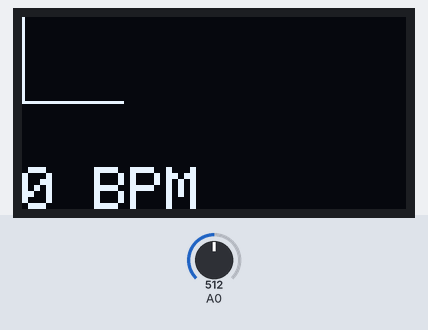
A sketch run on a simulated Arduino Uno, built with avr-gcc and run on an emulated ATmega328P. Shown: 128×64 one-colour display. Inputs (shaded band) come from the test bench; at power-on: A0 = 512. Random numbers use the default seed unless the sketch sets one.

Above: at 1.2 s.
1.3 s: A0 set to 122
At 2.6 s:
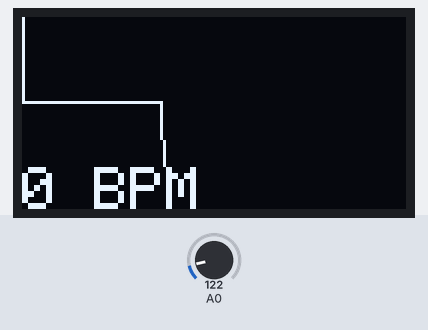
4.3 s: A0 set to 306
At 4.48 s:
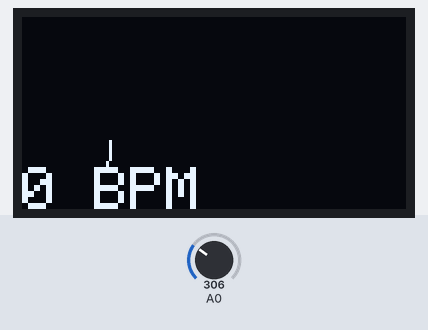
5.8 s: A0 set to 118
At 6.7 s:
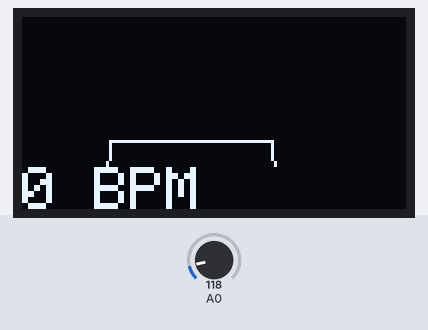
Timing chart, 0 to 8.8 s (numbered marks = the images above; inputs shaded):
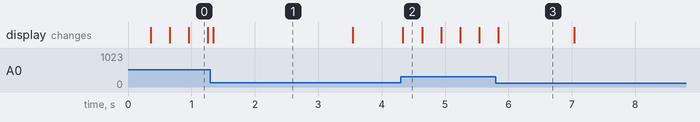

Measured:
- after the input at 4.3 s, the display: changes at once (image 2)
- what the display in image 1 shows lasts 2.2 s, from 1.3 s to 3.5 s
- what the display in image 3 shows lasts 1.2 s, from 5.8 s to 7.0 s

The sketch:

pulse.ino
```cpp
#include <Adafruit_SSD1306.h>

#define OLED_Address 0x3C
Adafruit_SSD1306 oled(1);

int x=0;
int lastx=0;
int lasty=0;
int LastTime=0;
bool BPMTiming=false;
bool BeatComplete=false;
int BPM=0;

#define UpperThreshold 550
#define LowerThreshold 500

void setup() {
  oled.begin(SSD1306_SWITCHCAPVCC, OLED_Address);
  oled.clearDisplay();
  oled.setTextSize(2);
}


void loop()
{
  if(x>127)
  {
    oled.clearDisplay();
    x=0;
    lastx=x;
  }

  int value=analogRead(0);
  oled.setTextColor(WHITE);
  int y=60-(value/16);
  oled.writeLine(lastx,lasty,x,y,WHITE);
  lasty=y;
  lastx=x;
  // calc bpm

  if(value>UpperThreshold)
  {
    if(BeatComplete)
    {
      BPM=millis()-LastTime;
      BPM=int(60/(float(BPM)/1000));
      BPMTiming=false;
      BeatComplete=false;
    }
    if(BPMTiming==false)
    {
      LastTime=millis();
      BPMTiming=true;
    }
  }
  if((value<LowerThreshold)&(BPMTiming))
    BeatComplete=true;
    // display bpm
  oled.writeFillRect(0,50,128,16,BLACK);
  oled.setCursor(0,50);
  oled.print(BPM);
  oled.print(" BPM");
  oled.display();
  x++;
}
```

DM_G_I2C.cpp
```cpp
// ##1. 라이브러리 추가
#include "Arduino.h"
#include "DM_G_I2C.h"
#include <Wire.h>
#include <Adafruit_GFX.h>
#include <Adafruit_SSD1306.h>

// ##2. 초기 설정
#define OLED_RESET 4
#define NUMFLAKES 10
#define XPOS 0
#define YPOS 1
#define DELTAY 2
Adafruit_SSD1306 display(OLED_RESET);


String ver = "1.1";

void initial_serial_print(){
  Serial.println("---------------------------------------");
  Serial.println("DeviceMart : http://www.devicemart.co.kr/");
  Serial.println("Maker. David Gwak : myksj1105@hanmail.net");
  Serial.print("DM_G_I2C.h - DeviceMart & David Gwak Copyright - library ver");
  Serial.println(ver);
  Serial.println("---------------------------------------");

}


 void G_I2C_Scanner() {

  byte error, address;
  int nDevices;
  initial_serial_print();

  Serial.println("I2C Scanning - Waiting.");

  Serial.println("---------------------------------------");
  nDevices = 0;
  for(address = 1; address < 127; address++ )
  {
    Wire.beginTransmission(address);
    error = Wire.endTransmission();

    if (error == 0)
    {
      Serial.print("I2C device found at address 0x");
      if (address<16)
      Serial.print("0");
      Serial.print(address,HEX);

      nDevices++;

      Serial.print(" : ");
      Serial.print(nDevices);
      Serial.println(" Device");


    }
    else if (error==4)
    {
      Serial.print("Unknow error at address 0x");
      if (address<16)
      Serial.print("0");
      Serial.println(address,HEX);
    }
  }
  if (nDevices == 0)
    Serial.println("No I2C devices found\n");
  else
    Serial.println("done");


  Serial.println("---------------------------------------");
  Serial.print("In conclusion : ");
  Serial.print(nDevices);
  Serial.println("EA device find");
  Serial.println("Thanks.");
  Serial.println("---------------------------------------");

  delay(5000);

 }

//*************************************************************************************//
// OLED - I2C
//*************************************************************************************//

#define LOGO16_GLCD_HEIGHT 16
#define LOGO16_GLCD_WIDTH  16
static const unsigned char PROGMEM logo16_glcd_bmp[] =
{ B00000000, B11000000,
  B00000001, B11000000,
  B00000001, B11000000,
  B00000011, B11100000,
  B11110011, B11100000,
  B11111110, B11111000,
  B01111110, B11111111,
  B00110011, B10011111,
  B00011111, B11111100,
  B00001101, B01110000,
  B00011011, B10100000,
  B00111111, B11100000,
  B00111111, B11110000,
  B01111100, B11110000,
  B01110000, B01110000,
  B00000000, B00110000 };

void OLED_Display_Image(int delay_time, unsigned char PROGMEM Data[]){
   testdrawbitmap(Data, LOGO16_GLCD_HEIGHT, LOGO16_GLCD_WIDTH);
 delay(delay_time);

}


void OLED_SETUP(){

  //OLED 초기 설정
  display.begin(SSD1306_SWITCHCAPVCC, 0x3C); display.clearDisplay();
  OLED_Display(2,0,0,"BodySignal"); OLED_Display_add(2,0,15,"WAITING...");
  delay(1500);

}

void OLED_Display(int Fontsize,int oled_x_set,int oled_y_set, String message){
display.clearDisplay();  display.setTextColor(WHITE);
display.setTextSize(Fontsize);  display.setCursor(oled_x_set,oled_y_set);     display.println(message);
display.display();


}

void OLED_Display_add(int Fontsize,int oled_x_set,int oled_y_set, String message){
 display.setTextColor(WHITE);
display.setTextSize(Fontsize);  display.setCursor(oled_x_set,oled_y_set);     display.println(message);
display.display();
}

void OLED_Display_Font2_RIGHT_up(int delaytime, String message){
display.setTextColor(WHITE); display.setTextSize(2);
for (int i=0; i < message.length(); i++){display.setCursor(12*i,0); display.println(String(message.charAt(i)));display.display(); delay(delaytime);
}}

void OLED_Display_Font2_RIGHT_do(int delaytime, String message){
display.setTextColor(WHITE); display.setTextSize(2);
for (int i=0; i < message.length(); i++){display.setCursor(12*i,15); display.println(String(message.charAt(i)));display.display(); delay(delaytime);
}}

void OLED_Display_Font2_RIGHT_with(int delaytime, String message1, String message2){
display.setTextColor(WHITE); display.setTextSize(2);
int length_size = 0;
if( message1.length() > message2.length() ){ length_size = message1.length(); }else{length_size = message2.length();}

for (int i=0; i < length_size; i++){display.setCursor(12*i,0); display.println(String(message1.charAt(i)));display.setCursor(12*i,15); display.println(String(message2.charAt(i)));display.display(); delay(delaytime);
}}


void OLED_Display_clear_white_h(){
 display.clearDisplay();
 for(int k=0; k < 32; k++){  for(int i=0; i < 128; i++){
 display.drawPixel(i, k, 1); } display.display();  } delay(100);
}

void OLED_Display_clear_white_w(){
 display.clearDisplay();
 for(int i=0; i < 128; i++){ for(int k=0; k < 32; k++) {
 display.drawPixel(i, k, 1); } display.display();  } delay(100);
}


void OLED_Display_clear(){
display.clearDisplay();
}

void OLED_Display_display(){
display.display();
}

void OLED_Display_clear_display(){
display.clearDisplay();  display.display();
}


void OLED_Display_dot(int x, int y, int State){
   display.drawPixel(x, y, State);
}


void OLED_Display_Full_Inverse_w(){
 for(int i=0; i < 128; i++){ for(int k=0; k < 32; k++) {
 display.drawPixel(i, k, 2); } display.display();  } delay(100);
}

void OLED_Display_Full_Inverse_h(){
 display.clearDisplay();
 for(int k=0; k < 32; k++){  for(int i=0; i < 128; i++){
 display.drawPixel(i, k, 2); } display.display();  } delay(100);
}


void testdrawbitmap(const uint8_t *bitmap, uint8_t w, uint8_t h) {
  uint8_t icons[NUMFLAKES][3];

  // initialize
  for (uint8_t f=0; f< NUMFLAKES; f++) {
    icons[f][XPOS] = random(display.width());
    icons[f][YPOS] = 0;
    icons[f][DELTAY] = random(5) + 1;

    Serial.print("x: ");
    Serial.print(icons[f][XPOS], DEC);
    Serial.print(" y: ");
    Serial.print(icons[f][YPOS], DEC);
    Serial.print(" dy: ");
    Serial.println(icons[f][DELTAY], DEC);
  }


 for(int i=0; i <10; i++){
    // draw each icon
    for (uint8_t f=0; f< NUMFLAKES; f++) {
      display.drawBitmap(icons[f][XPOS], icons[f][YPOS], bitmap, w, h, WHITE);
    }
    display.display();
    delay(200);

    // then erase it + move it
    for (uint8_t f=0; f< NUMFLAKES; f++) {
      display.drawBitmap(icons[f][XPOS], icons[f][YPOS], bitmap, w, h, BLACK);
      // move it
      icons[f][YPOS] += icons[f][DELTAY];
      // if its gone, reinit
      if (icons[f][YPOS] > display.height()) {
        icons[f][XPOS] = random(display.width());
        icons[f][YPOS] = 0;
        icons[f][DELTAY] = random(5) + 1;
      }
    }

 }

}
```

DM_G_I2C.h
```cpp
 #include <Wire.h>
void G_I2C_Scanner();
void initial_serial_print();
void OLED_SETUP();
void OLED_Display(int Fontsize,int oled_x_set,int oled_y_set, String message);
void OLED_Display_add(int Fontsize,int oled_x_set,int oled_y_set, String message);

void OLED_Display_Font2_RIGHT_up(int delaytime, String message);
void OLED_Display_Font2_RIGHT_do(int delaytime, String message);
void OLED_Display_Font2_RIGHT_with(int delaytime, String message1, String message2);


void OLED_Display_clear();
void OLED_Display_clear_display();
void OLED_Display_display();

void OLED_Display_clear_white_h();
void OLED_Display_clear_white_w();
void OLED_Display_Full_Inverse_w();
void OLED_Display_Full_Inverse_h();


void OLED_Display_dot(int x, int y, int State);

void testdrawbitmap(const uint8_t *bitmap, uint8_t w, uint8_t h);

void OLED_Display_Image(int delay_time,unsigned char PROGMEM Data[]);
```
